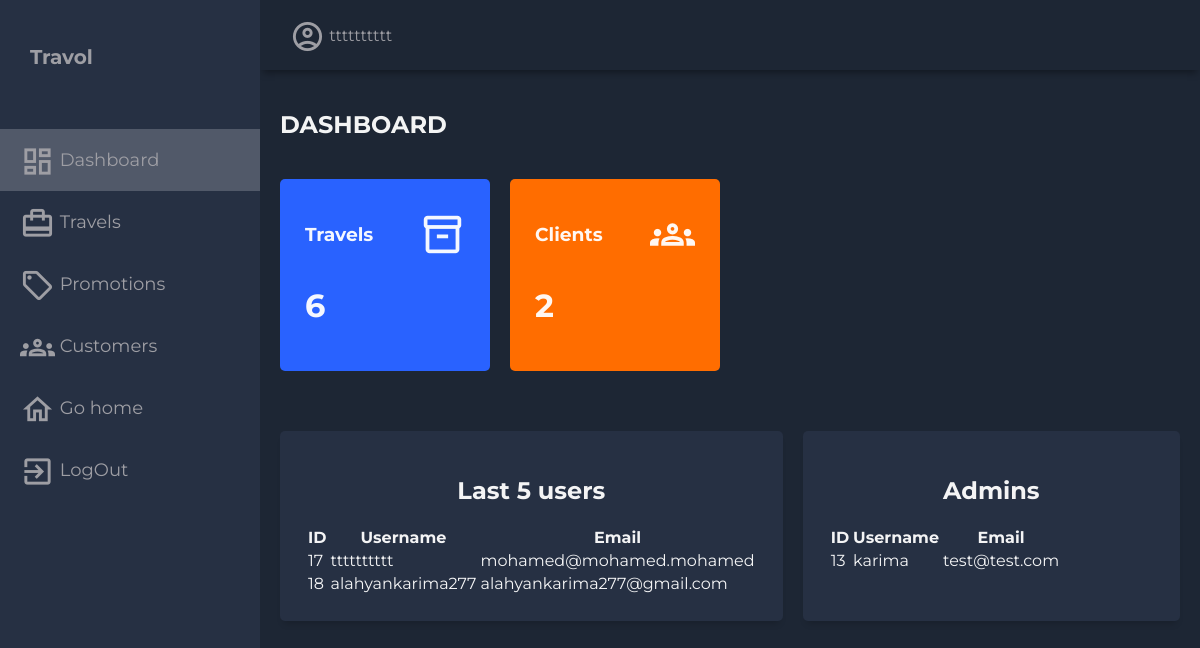
The page /administrator/ (signed in) on the database its author committed.
### myfirstapp/models.py (models this page shows, shortened)
class CustomUser(AbstractUser):
    email = models.EmailField(unique=True)
    password = models.CharField(max_length=128)  # Use a more secure method for storing passwords
    birth_date = models.DateField(null=True, blank=True)
    first_name = models.CharField(max_length=30)
    last_name = models.CharField(max_length=30)
    groups = models.ManyToManyField(
        "auth.Group",
        related_name="customuser_set",
        blank=True,
        help_text="The groups this user belongs to. A user will get all permissions granted to each of their groups.",
        verbose_name="groups",
    )
    user_permissions = models.ManyToManyField(
        "auth.Permission",
        related_name="customuser_set",
        blank=True,
        help_text="Specific permissions for this user.",
        verbose_name="user permissions",
    )

### myfirstapp/views.py (the view)
# urls.py: path('administrator/', administrator_dashboard, name='administrator_dashboard'),
@login_required
def administrator_dashboard(request):
    username = request.user.username
    last_five_users = get_user_model().objects.filter(is_superuser=False)[:5]
    all_admins = get_user_model().objects.filter(is_superuser=True)
    num_travels = Travel.objects.count()
    num_users = get_user_model().objects.filter(is_superuser=False).count()
    context = {
        'last_five_users': last_five_users,
        'all_admins': all_admins,
        'num_travels': num_travels,
        'num_users': num_users,
        'username': username,
    }
    return render(request, 'myfirstapp/administrateur.html', context)

### myfirstapp/templates/myfirstapp/administrateur.html (shortened to what this page needs)
{% load static %}
<!DOCTYPE html>
<html lang="en">
  <head>
    <link rel="stylesheet" href="{% static 'css/dashboard.css' %}">
  </head>
  <body>
    <div class="grid-container">
      <header class="header">
        <div class="header-right">
          <span class="material-icons-outlined">account_circle</span>
          <span >{{ username }}</span>
        </div>
      </header>
      <aside id="sidebar">
        <div class="sidebar-title">
          <div class="sidebar-brand">
            Travol
          </div>
        </div>
        <ul class="sidebar-list">
          <li class="sidebar-list-item" id="aa">
            <a href="{% url 'administrator_dashboard' %}">
              <span class="material-icons-outlined">dashboard</span> Dashboard
            </a>
          </li>
          <li class="sidebar-list-item">
            <a href="{% url 'list_travels'%}">
              <span class="material-icons-outlined">card_travel</span> Travels
            </a>
          </li>
          <li class="sidebar-list-item">
            <a href="{% url 'add_promotion' %}">
              <span class="material-icons-outlined">local_offer</span> Promotions
            </a>
          </li>
          <li class="sidebar-list-item">
            <a href="{% url 'client_list' %}">
              <span class="material-icons-outlined">groups</span> Customers
            </a>
          </li>
          <li class="sidebar-list-item">
            <a href="{% url 'home_page' %}">
              <span class="material-icons-outlined">home</span> Go home
            </a>
          </li>
          <li class="sidebar-list-item">
            <a href="{% url 'logout_view' %}">
              <span class="material-icons-outlined">exit_to_app</span> LogOut
            </a>
          </li>
        </ul>
      </aside>
      <main class="main-container">
        <div class="main-title">
          <h2>DASHBOARD</h2>
        </div>
        <div class="main-cards">
          <div class="card">
            <div class="card-inner">
              <h3>Travels</h3>
              <span class="material-icons-outlined">inventory_2</span>
            </div>
            <h1>{{ num_travels }}</h1>
          </div>
          <div class="card">
            <div class="card-inner">
              <h3>Clients</h3>
              <span class="material-icons-outlined">groups</span>
            </div>
            <h1>{{ num_users }}</h1>
          </div>
        </div>
        <div class="charts">
          <div class="charts-card">
            <h2 class="chart-title">Last 5 users</h2>
            <table class="table">
                <thead>
                    <tr>
                        <th>ID</th>
                        <th>Username</th>
                        <th>Email</th>
                    </tr>
                </thead>
                <tbody>
                    {% for user in last_five_users %}
                        <tr>
                            <td>{{ user.id }}</td>
                            <td>{{ user.username }}</td>
                            <td>{{ user.email }}</td>
                        </tr>
                    {% endfor %}
                </tbody>
            </table>
        </div>
   <div class="charts-card">
          <h2 class="chart-title">Admins</h2>
          <div class="row">
            <table class="table">
            <thead>
                <tr>
                    <th>ID</th>
                    <th>Username</th>
                    <th>Email</th>
                </tr>
            </thead>
            <tbody>
                {% for admin in all_admins %}
                    <tr>
                        <td>{{ admin.id }}</td>
                        <td>{{ admin.username }}</td>
                        <td>{{ admin.email }}</td>
                    </tr>
                {% endfor %}
            </tbody></table>
          </div>
      </div>
        </div>
      </main>
    </div>
  </body>
</html>

### static/css/dashboard.css (style rules this page uses)
body { margin: 0; padding: 0; background-color: #1d2634; color: #9e9ea4; font-family: 'Montserrat', sans-serif; }
.material-icons-outlined { vertical-align: middle; line-height: 1px; font-size: 35px; }
.grid-container { display: grid; grid-template-columns: 260px 1fr 1fr 1fr; grid-template-rows: 0.2fr 3fr; grid-template-areas: 'sidebar header header header' 'sidebar main main main'; height: 100vh; }
.header { grid-area: header; height: 70px; display: flex; align-items: center; justify-content: space-between; padding: 0 30px 0 30px; box-shadow: 0 6px 7px -3px rgba(0, 0, 0, 0.35); }
#sidebar { grid-area: sidebar; height: 100%; background-color: #263043; overflow-y: auto; transition: all 0.5s; -webkit-transition: all 0.5s; }
.sidebar-title { display: flex; justify-content: space-between; align-items: center; padding: 30px 30px 30px 30px; margin-bottom: 30px; }
.sidebar-brand { margin-top: 15px; font-size: 20px; font-weight: 700; }
.sidebar-list { padding: 0; margin-top: 15px; list-style-type: none; }
.sidebar-list-item { padding: 20px 20px 20px 20px; font-size: 18px; }
#aa { background-color: rgba(255, 255, 255, 0.2); }
.sidebar-list-item>a { text-decoration: none; color: #9e9ea4; }
.main-container { grid-area: main; overflow-y: auto; padding: 20px 20px; color: rgba(255, 255, 255, 0.95); }
.main-title { display: flex; justify-content: space-between; }
.main-cards { display: grid; grid-template-columns: 1fr 1fr 1fr 1fr; gap: 20px; margin: 20px 0; }
.card { display: flex; flex-direction: column; justify-content: space-around; padding: 25px; border-radius: 5px; }
.card:first-child { background-color: #2962ff; }
.card:nth-child(2) { background-color: #ff6d00; }
.card-inner { display: flex; align-items: center; justify-content: space-between; }
.card-inner>.material-icons-outlined { font-size: 45px; }
.charts { display: grid; grid-template-columns: 1fr 1fr; gap: 20px; margin-top: 60px; }
.charts-card { background-color: #263043; margin-bottom: 20px; padding: 25px; box-sizing: border-box; -webkit-column-break-inside: avoid; border-radius: 5px; box-shadow: 0 6px 7px -4px rgba(0, 0, 0, 0.2); }
.chart-title { display: flex; align-items: center; justify-content: center; }

### rows shown on the page
CustomUser: username "tttttttttt", id "17", email "mohamed@mohamed.mohamed"
CustomUser: id "18", username "alahyankarima277", email "alahyankarima277@gmail.com"
CustomUser: id "13", username "karima", email "test@test.com"

### other values the page prints
{{ num_travels }} "6"
{{ num_users }} "2"
